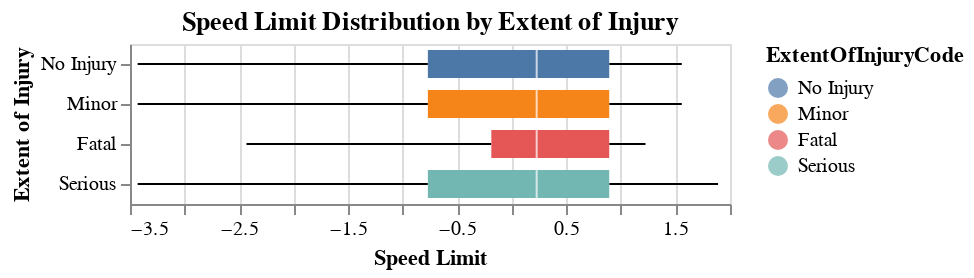

The notebook cell this image was saved under:
### Markdown cell above
And finally we can run a simple boxplot on our single numeric feature, speed limit. Keep in mind this is the normalize speed limit which is why the mean is at 0.

### Code cell
alt.Chart(train_df).mark_boxplot(extent='min-max').encode(
    y=alt.Y('ExtentOfInjuryCode:N', sort=injury_order, title='Extent of Injury'),
    x=alt.X('SpeedLimit:Q', title='Speed Limit'),
    color=alt.Color('ExtentOfInjuryCode:N', sort=injury_order)
).properties(
    title='Speed Limit Distribution by Extent of Injury'
)

### Figure 1 — Vega specification as saved in the notebook (floating-point values rounded to 4 significant figures)
{"$schema": "https://vega.github.io/schema/vega/v5.json", "data": [{"name": "source_0"}, {"name": "data_0"}, {"name": "data_2", "values": [{"ExtentOfInjuryCode": "No Injury", "lower_box_SpeedLimit": -0.7697, "lower_whisker_SpeedLimit": -3.43, "mid_box_SpeedLimit": 0.2279, "upper_box_SpeedLimit": 0.8929, "upper_whisker_SpeedLimit": 1.558}, {"ExtentOfInjuryCode": "Minor", "lower_box_SpeedLimit": -0.7697, "lower_whisker_SpeedLimit": -3.43, "mid_box_SpeedLimit": 0.2279, "upper_box_SpeedLimit": 0.8929, "upper_whisker_SpeedLimit": 1.558}, {"ExtentOfInjuryCode": "Fatal", "lower_box_SpeedLimit": -0.1878, "lower_whisker_SpeedLimit": -2.432, "mid_box_SpeedLimit": 0.2279, "upper_box_SpeedLimit": 0.8929, "upper_whisker_SpeedLimit": 1.225}, {"ExtentOfInjuryCode": "Serious", "lower_box_SpeedLimit": -0.7697, "lower_whisker_SpeedLimit": -3.43, "mid_box_SpeedLimit": 0.2279, "upper_box_SpeedLimit": 0.8929, "upper_whisker_SpeedLimit": 1.89}]}, {"name": "data_3", "values": [{"ExtentOfInjuryCode": "No Injury", "lower_box_SpeedLimit": -0.7697, "lower_whisker_SpeedLimit": -3.43, "mid_box_SpeedLimit": 0.2279, "upper_box_SpeedLimit": 0.8929, "upper_whisker_SpeedLimit": 1.558}, {"ExtentOfInjuryCode": "Minor", "lower_box_SpeedLimit": -0.7697, "lower_whisker_SpeedLimit": -3.43, "mid_box_SpeedLimit": 0.2279, "upper_box_SpeedLimit": 0.8929, "upper_whisker_SpeedLimit": 1.558}, {"ExtentOfInjuryCode": "Fatal", "lower_box_SpeedLimit": -0.1878, "lower_whisker_SpeedLimit": -2.432, "mid_box_SpeedLimit": 0.2279, "upper_box_SpeedLimit": 0.8929, "upper_whisker_SpeedLimit": 1.225}, {"ExtentOfInjuryCode": "Serious", "lower_box_SpeedLimit": -0.7697, "lower_whisker_SpeedLimit": -3.43, "mid_box_SpeedLimit": 0.2279, "upper_box_SpeedLimit": 0.8929, "upper_whisker_SpeedLimit": 1.89}]}, {"name": "data_4"}, {"name": "data_6", "values": [{"ExtentOfInjuryCode": "No Injury", "lower_box_SpeedLimit": -0.7697, "lower_whisker_SpeedLimit": -3.43, "mid_box_SpeedLimit": 0.2279, "upper_box_SpeedLimit": 0.8929, "upper_whisker_SpeedLimit": 1.558}, {"ExtentOfInjuryCode": "Minor", "lower_box_SpeedLimit": -0.7697, "lower_whisker_SpeedLimit": -3.43, "mid_box_SpeedLimit": 0.2279, "upper_box_SpeedLimit": 0.8929, "upper_whisker_SpeedLimit": 1.558}, {"ExtentOfInjuryCode": "Fatal", "lower_box_SpeedLimit": -0.1878, "lower_whisker_SpeedLimit": -2.432, "mid_box_SpeedLimit": 0.2279, "upper_box_SpeedLimit": 0.8929, "upper_whisker_SpeedLimit": 1.225}, {"ExtentOfInjuryCode": "Serious", "lower_box_SpeedLimit": -0.7697, "lower_whisker_SpeedLimit": -3.43, "mid_box_SpeedLimit": 0.2279, "upper_box_SpeedLimit": 0.8929, "upper_whisker_SpeedLimit": 1.89}]}, {"name": "data_7", "values": [{"ExtentOfInjuryCode": "No Injury", "lower_box_SpeedLimit": -0.7697, "lower_whisker_SpeedLimit": -3.43, "mid_box_SpeedLimit": 0.2279, "upper_box_SpeedLimit": 0.8929, "upper_whisker_SpeedLimit": 1.558}, {"ExtentOfInjuryCode": "Minor", "lower_box_SpeedLimit": -0.7697, "lower_whisker_SpeedLimit": -3.43, "mid_box_SpeedLimit": 0.2279, "upper_box_SpeedLimit": 0.8929, "upper_whisker_SpeedLimit": 1.558}, {"ExtentOfInjuryCode": "Fatal", "lower_box_SpeedLimit": -0.1878, "lower_whisker_SpeedLimit": -2.432, "mid_box_SpeedLimit": 0.2279, "upper_box_SpeedLimit": 0.8929, "upper_whisker_SpeedLimit": 1.225}, {"ExtentOfInjuryCode": "Serious", "lower_box_SpeedLimit": -0.7697, "lower_whisker_SpeedLimit": -3.43, "mid_box_SpeedLimit": 0.2279, "upper_box_SpeedLimit": 0.8929, "upper_whisker_SpeedLimit": 1.89}]}, {"name": "data_0_y_domain_ExtentOfInjuryCode_0", "values": [{"ExtentOfInjuryCode": "No Injury", "sort_field": 4.0}, {"ExtentOfInjuryCode": "Minor", "sort_field": 4.0}, {"ExtentOfInjuryCode": "Fatal", "sort_field": 4.0}, {"ExtentOfInjuryCode": "Serious", "sort_field": 4.0}]}, {"name": "data_4_y_domain_ExtentOfInjuryCode_1", "values": [{"ExtentOfInjuryCode": "No Injury", "sort_field": 4.0}, {"ExtentOfInjuryCode": "Minor", "sort_field": 4.0}, {"ExtentOfInjuryCode": "Fatal", "sort_field": 4.0}, {"ExtentOfInjuryCode": "Serious", "sort_field": 4.0}]}, {"name": "data_4_color_domain_ExtentOfInjuryCode", "values": [{"ExtentOfInjuryCode": "No Injury", "sort_field": 4.0}, {"ExtentOfInjuryCode": "Minor", "sort_field": 4.0}, {"ExtentOfInjuryCode": "Fatal", "sort_field": 4.0}, {"ExtentOfInjuryCode": "Serious", "sort_field": 4.0}]}], "signals": [{"name": "y_step", "value": 20}, {"name": "height", "update": "bandspace(domain('y').length, 0, 0) * y_step"}], "marks": [{"type": "rule", "name": "layer_0_marks", "from": {"data": "data_2"}, "encode": {"update": {"stroke": {"value": "black"}, "x": {"field": "lower_whisker_SpeedLimit", "scale": "x"}, "y": {"field": "ExtentOfInjuryCode", "scale": "y", "band": 0.5}, "tooltip": {"signal": "{\"Max of Speed Limit\": format(datum[\"upper_whisker_SpeedLimit\"], \"\"), \"Q3 of Speed Limit\": format(datum[\"upper_box_SpeedLimit\"], \"\"), \"Median of Speed Limit\": format(datum[\"mid_box_SpeedLimit\"], \"\"), \"Q1 of Speed Limit\": format(datum[\"lower_box_SpeedLimit\"], \"\"), \"Min of Speed Limit\": format(datum[\"lower_whisker_SpeedLimit\"], \"\"), \"ExtentOfInjuryCode\": isValid(datum[\"ExtentOfInjuryCode\"]) ? datum[\"ExtentOfInjuryCode\"] : \"\"+datum[\"ExtentOfInjuryCode\"], \"Extent of Injury\": isValid(datum[\"ExtentOfInjuryCode\"]) ? datum[\"ExtentOfInjuryCode\"] : \"\"+datum[\"ExtentOfInjuryCode\"]}"}, "x2": {"field": "lower_box_SpeedLimit", "scale": "x"}}}, "style": ["rule", "boxplot-rule"], "aria": false}, {"type": "rule", "name": "layer_1_marks", "from": {"data": "data_3"}, "encode": {"update": {"x": {"field": "upper_box_SpeedLimit", "scale": "x"}, "stroke": {"value": "black"}, "y": {"field": "ExtentOfInjuryCode", "scale": "y", "band": 0.5}, "tooltip": {"signal": "{\"Max of Speed Limit\": format(datum[\"upper_whisker_SpeedLimit\"], \"\"), \"Q3 of Speed Limit\": format(datum[\"upper_box_SpeedLimit\"], \"\"), \"Median of Speed Limit\": format(datum[\"mid_box_SpeedLimit\"], \"\"), \"Q1 of Speed Limit\": format(datum[\"lower_box_SpeedLimit\"], \"\"), \"Min of Speed Limit\": format(datum[\"lower_whisker_SpeedLimit\"], \"\"), \"ExtentOfInjuryCode\": isValid(datum[\"ExtentOfInjuryCode\"]) ? datum[\"ExtentOfInjuryCode\"] : \"\"+datum[\"ExtentOfInjuryCode\"], \"Extent of Injury\": isValid(datum[\"ExtentOfInjuryCode\"]) ? datum[\"ExtentOfInjuryCode\"] : \"\"+datum[\"ExtentOfInjuryCode\"]}"}, "x2": {"field": "upper_whisker_SpeedLimit", "scale": "x"}}}, "aria": false, "style": ["rule", "boxplot-rule"]}, {"type": "rect", "name": "layer_2_marks", "from": {"data": "data_6"}, "encode": {"update": {"fill": {"field": "ExtentOfInjuryCode", "scale": "color"}, "tooltip": {"signal": "{\"Max of Speed Limit\": format(datum[\"upper_whisker_SpeedLimit\"], \"\"), \"Q3 of Speed Limit\": format(datum[\"upper_box_SpeedLimit\"], \"\"), \"Median of Speed Limit\": format(datum[\"mid_box_SpeedLimit\"], \"\"), \"Q1 of Speed Limit\": format(datum[\"lower_box_SpeedLimit\"], \"\"), \"Min of Speed Limit\": format(datum[\"lower_whisker_SpeedLimit\"], \"\"), \"ExtentOfInjuryCode\": isValid(datum[\"ExtentOfInjuryCode\"]) ? datum[\"ExtentOfInjuryCode\"] : \"\"+datum[\"ExtentOfInjuryCode\"], \"Extent of Injury\": isValid(datum[\"ExtentOfInjuryCode\"]) ? datum[\"ExtentOfInjuryCode\"] : \"\"+datum[\"ExtentOfInjuryCode\"]}"}, "x2": {"field": "upper_box_SpeedLimit", "scale": "x"}, "x": {"field": "lower_box_SpeedLimit", "scale": "x"}, "yc": {"field": "ExtentOfInjuryCode", "scale": "y", "band": 0.5}, "height": {"value": 14}}}, "style": ["bar", "boxplot-box"]}, {"type": "rect", "name": "layer_3_marks", "from": {"data": "data_7"}, "encode": {"update": {"height": {"value": 14}, "width": {"value": 1}, "fill": [{"field": "ExtentOfInjuryCode", "scale": "color", "test": "datum['lower_box_SpeedLimit'] >= datum['upper_box_SpeedLimit']"}, {"value": "white"}], "yc": {"field": "ExtentOfInjuryCode", "scale": "y", "band": 0.5}, "xc": {"field": "mid_box_SpeedLimit", "scale": "x"}, "tooltip": {"signal": "{\"Max of Speed Limit\": format(datum[\"upper_whisker_SpeedLimit\"], \"\"), \"Q3 of Speed Limit\": format(datum[\"upper_box_SpeedLimit\"], \"\"), \"Median of Speed Limit\": format(datum[\"mid_box_SpeedLimit\"], \"\"), \"Q1 of Speed Limit\": format(datum[\"lower_box_SpeedLimit\"], \"\"), \"Min of Speed Limit\": format(datum[\"lower_whisker_SpeedLimit\"], \"\"), \"ExtentOfInjuryCode\": isValid(datum[\"ExtentOfInjuryCode\"]) ? datum[\"ExtentOfInjuryCode\"] : \"\"+datum[\"ExtentOfInjuryCode\"], \"Extent of Injury\": isValid(datum[\"ExtentOfInjuryCode\"]) ? datum[\"ExtentOfInjuryCode\"] : \"\"+datum[\"ExtentOfInjuryCode\"]}"}, "opacity": {"value": 0.7}}}, "aria": false, "style": ["tick", "boxplot-median"]}], "scales": [{"name": "x", "type": "linear", "domain": {"fields": [{"data": "data_2", "field": "lower_whisker_SpeedLimit"}, {"data": "data_2", "field": "lower_box_SpeedLimit"}, {"data": "data_3", "field": "upper_box_SpeedLimit"}, {"data": "data_3", "field": "upper_whisker_SpeedLimit"}, {"data": "data_6", "field": "lower_box_SpeedLimit"}, {"data": "data_6", "field": "upper_box_SpeedLimit"}, {"data": "data_7", "field": "mid_box_SpeedLimit"}]}, "range": [0, {"signal": "width"}], "zero": true, "nice": true}, {"name": "y", "type": "band", "domain": {"fields": [{"data": "data_0_y_domain_ExtentOfInjuryCode_0", "field": "ExtentOfInjuryCode"}, {"data": "data_4_y_domain_ExtentOfInjuryCode_1", "field": "ExtentOfInjuryCode"}], "sort": {"op": "max", "field": "sort_field"}}, "range": {"step": {"signal": "y_step"}}, "paddingInner": 0, "paddingOuter": 0}, {"name": "color", "type": "ordinal", "domain": {"data": "data_4_color_domain_ExtentOfInjuryCode", "field": "ExtentOfInjuryCode", "sort": {"op": "max", "field": "sort_field"}}, "range": "category"}], "axes": [{"scale": "x", "aria": false, "zindex": 0, "grid": true, "domain": false, "tickCount": {"signal": "ceil(width/40)"}, "gridScale": "y", "orient": "bottom", "minExtent": 0, "ticks": false, "labels": false, "maxExtent": 0}, {"scale": "x", "tickCount": {"signal": "ceil(width/40)"}, "grid": false, "labelOverlap": true, "zindex": 0, "labelFlush": true, "orient": "bottom", "title": "Speed Limit"}, {"scale": "y", "grid": false, "title": "Extent of Injury", "zindex": 0, "orient": "left"}], "title": {"text": "Speed Limit Distribution by Extent of Injury", "frame": "group"}, "style": "cell", "width": 300, "legends": [{"fill": "color", "symbolType": "circle", "title": "ExtentOfInjuryCode", "encode": {"symbols": {"update": {"opacity": {"value": 0.7}}}}}], "background": "white", "padding": 5}
